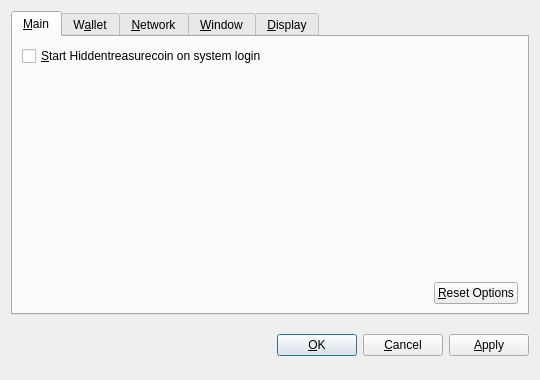
<?xml version="1.0" encoding="UTF-8"?>
<ui version="4.0">
 <class>OptionsDialog</class>
 <widget class="QDialog" name="OptionsDialog">
  <property name="geometry">
   <rect>
    <x>0</x>
    <y>0</y>
    <width>540</width>
    <height>380</height>
   </rect>
  </property>
  <property name="windowTitle">
   <string>Options</string>
  </property>
  <property name="modal">
   <bool>true</bool>
  </property>
  <layout class="QVBoxLayout" name="verticalLayout">
   <item>
    <widget class="QTabWidget" name="tabWidget">
     <property name="tabPosition">
      <enum>QTabWidget::North</enum>
     </property>
     <property name="currentIndex">
      <number>0</number>
     </property>
     <widget class="QWidget" name="tabMain">
      <attribute name="title">
       <string>&amp;Main</string>
      </attribute>
      <layout class="QVBoxLayout" name="verticalLayout_Main">
       <item>
        <widget class="QCheckBox" name="bitcoinAtStartup">
         <property name="toolTip">
          <string>Automatically start Hiddentreasurecoin after logging in to the system.</string>
         </property>
         <property name="text">
          <string>&amp;Start Hiddentreasurecoin on system login</string>
         </property>
        </widget>
       </item>
       <item>
        <spacer name="verticalSpacer_Main">
         <property name="orientation">
          <enum>Qt::Vertical</enum>
         </property>
         <property name="sizeHint" stdset="0">
          <size>
           <width>20</width>
           <height>40</height>
          </size>
         </property>
        </spacer>
       </item>
       <item>
        <layout class="QHBoxLayout" name="horizontalLayout_2_Main">
         <item>
          <spacer name="horizontalSpacer_2_Main">
           <property name="orientation">
            <enum>Qt::Horizontal</enum>
           </property>
           <property name="sizeHint" stdset="0">
            <size>
             <width>40</width>
             <height>20</height>
            </size>
           </property>
          </spacer>
         </item>
         <item>
          <widget class="QPushButton" name="resetButton">
           <property name="toolTip">
            <string>Reset all client options to default.</string>
           </property>
           <property name="text">
            <string>&amp;Reset Options</string>
           </property>
           <property name="autoDefault">
            <bool>false</bool>
           </property>
          </widget>
         </item>
        </layout>
       </item>
      </layout>
     </widget>
     <widget class="QWidget" name="tabWallet">
      <attribute name="title">
       <string>W&amp;allet</string>
      </attribute>
      <layout class="QVBoxLayout" name="verticalLayout_Network">
       <item>
        <widget class="QLabel" name="transactionFeeInfoLabel">
         <property name="text">
          <string>Optional transaction fee per kB that helps make sure your transactions are processed quickly. Most transactions are 1 kB.</string>
         </property>
         <property name="textFormat">
          <enum>Qt::PlainText</enum>
         </property>
         <property name="wordWrap">
          <bool>true</bool>
         </property>
        </widget>
       </item>
       <item>
        <layout class="QHBoxLayout" name="horizontalLayout_1_Main">
         <item>
          <widget class="QLabel" name="transactionFeeLabel">
           <property name="text">
            <string>Pay transaction &amp;fee</string>
           </property>
           <property name="textFormat">
            <enum>Qt::PlainText</enum>
           </property>
           <property name="buddy">
            <cstring>transactionFee</cstring>
           </property>
          </widget>
         </item>
         <item>
          <widget class="BitcoinAmountField" name="transactionFee"/>
         </item>
         <item>
          <spacer name="horizontalSpacer_1_Main">
           <property name="orientation">
            <enum>Qt::Horizontal</enum>
           </property>
           <property name="sizeHint" stdset="0">
            <size>
             <width>40</width>
             <height>20</height>
            </size>
           </property>
          </spacer>
         </item>
        </layout>
       </item>
       <item>
        <widget class="QLabel" name="label">
         <property name="text">
          <string>If you disable the spending of unconfirmed change, the change from a transaction cannot be used until that transaction has at least one confirmation. This also affects how your balance is computed.</string>
         </property>
         <property name="wordWrap">
          <bool>true</bool>
         </property>
        </widget>
       </item>
       <item>
        <widget class="QCheckBox" name="spendZeroConfChange">
         <property name="text">
          <string>Spend unconfirmed change  (experts only)</string>
         </property>
        </widget>
       </item>
       <item>
        <spacer name="verticalSpacer">
         <property name="orientation">
          <enum>Qt::Vertical</enum>
         </property>
         <property name="sizeHint" stdset="0">
          <size>
           <width>20</width>
           <height>40</height>
          </size>
         </property>
        </spacer>
       </item>
      </layout>
     </widget>
     <widget class="QWidget" name="tabNetwork">
      <attribute name="title">
       <string>&amp;Network</string>
      </attribute>
      <layout class="QVBoxLayout" name="verticalLayout_Network">
       <item>
        <widget class="QCheckBox" name="mapPortUpnp">
         <property name="toolTip">
          <string>Automatically open the Hiddentreasurecoin client port on the router. This only works when your router supports UPnP and it is enabled.</string>
         </property>
         <property name="text">
          <string>Map port using &amp;UPnP</string>
         </property>
        </widget>
       </item>
       <item>
        <widget class="QCheckBox" name="connectSocks">
         <property name="toolTip">
          <string>Connect to the Hiddentreasurecoin network through a SOCKS proxy (e.g. when connecting through Tor).</string>
         </property>
         <property name="text">
          <string>&amp;Connect through SOCKS proxy:</string>
         </property>
        </widget>
       </item>
       <item>
        <layout class="QHBoxLayout" name="horizontalLayout_Network">
         <item>
          <widget class="QLabel" name="proxyIpLabel">
           <property name="text">
            <string>Proxy &amp;IP:</string>
           </property>
           <property name="textFormat">
            <enum>Qt::PlainText</enum>
           </property>
           <property name="buddy">
            <cstring>proxyIp</cstring>
           </property>
          </widget>
         </item>
         <item>
          <widget class="QValidatedLineEdit" name="proxyIp">
           <property name="maximumSize">
            <size>
             <width>140</width>
             <height>16777215</height>
            </size>
           </property>
           <property name="toolTip">
            <string>IP address of the proxy (e.g. 127.0.0.1)</string>
           </property>
          </widget>
         </item>
         <item>
          <widget class="QLabel" name="proxyPortLabel">
           <property name="text">
            <string>&amp;Port:</string>
           </property>
           <property name="textFormat">
            <enum>Qt::PlainText</enum>
           </property>
           <property name="buddy">
            <cstring>proxyPort</cstring>
           </property>
          </widget>
         </item>
         <item>
          <widget class="QLineEdit" name="proxyPort">
           <property name="maximumSize">
            <size>
             <width>55</width>
             <height>16777215</height>
            </size>
           </property>
           <property name="toolTip">
            <string>Port of the proxy (e.g. 9050)</string>
           </property>
          </widget>
         </item>
         <item>
          <widget class="QLabel" name="socksVersionLabel">
           <property name="text">
            <string>SOCKS &amp;Version:</string>
           </property>
           <property name="textFormat">
            <enum>Qt::PlainText</enum>
           </property>
           <property name="buddy">
            <cstring>socksVersion</cstring>
           </property>
          </widget>
         </item>
         <item>
          <widget class="QValueComboBox" name="socksVersion">
           <property name="toolTip">
            <string>SOCKS version of the proxy (e.g. 5)</string>
           </property>
          </widget>
         </item>
         <item>
          <spacer name="horizontalSpacer_Network">
           <property name="orientation">
            <enum>Qt::Horizontal</enum>
           </property>
           <property name="sizeHint" stdset="0">
            <size>
             <width>40</width>
             <height>20</height>
            </size>
           </property>
          </spacer>
         </item>
        </layout>
       </item>
       <item>
        <spacer name="verticalSpacer_Network">
         <property name="orientation">
          <enum>Qt::Vertical</enum>
         </property>
         <property name="sizeHint" stdset="0">
          <size>
           <width>20</width>
           <height>40</height>
          </size>
         </property>
        </spacer>
       </item>
      </layout>
     </widget>
     <widget class="QWidget" name="tabWindow">
      <attribute name="title">
       <string>&amp;Window</string>
      </attribute>
      <layout class="QVBoxLayout" name="verticalLayout_Window">
       <item>
        <widget class="QCheckBox" name="minimizeToTray">
         <property name="toolTip">
          <string>Show only a tray icon after minimizing the window.</string>
         </property>
         <property name="text">
          <string>&amp;Minimize to the tray instead of the taskbar</string>
         </property>
        </widget>
       </item>
       <item>
        <widget class="QCheckBox" name="minimizeOnClose">
         <property name="toolTip">
          <string>Minimize instead of exit the application when the window is closed. When this option is enabled, the application will be closed only after selecting Quit in the menu.</string>
         </property>
         <property name="text">
          <string>M&amp;inimize on close</string>
         </property>
        </widget>
       </item>
       <item>
        <spacer name="verticalSpacer_Window">
         <property name="orientation">
          <enum>Qt::Vertical</enum>
         </property>
         <property name="sizeHint" stdset="0">
          <size>
           <width>20</width>
           <height>40</height>
          </size>
         </property>
        </spacer>
       </item>
      </layout>
     </widget>
     <widget class="QWidget" name="tabDisplay">
      <attribute name="title">
       <string>&amp;Display</string>
      </attribute>
      <layout class="QVBoxLayout" name="verticalLayout_Display">
       <item>
        <layout class="QHBoxLayout" name="horizontalLayout_1_Display">
         <item>
          <widget class="QLabel" name="langLabel">
           <property name="text">
            <string>User Interface &amp;language:</string>
           </property>
           <property name="textFormat">
            <enum>Qt::PlainText</enum>
           </property>
           <property name="buddy">
            <cstring>lang</cstring>
           </property>
          </widget>
         </item>
         <item>
          <widget class="QValueComboBox" name="lang">
           <property name="toolTip">
            <string>The user interface language can be set here. This setting will take effect after restarting Hiddentreasurecoin.</string>
           </property>
          </widget>
         </item>
        </layout>
       </item>
       <item>
        <layout class="QHBoxLayout" name="horizontalLayout_2_Display">
         <item>
          <widget class="QLabel" name="unitLabel">
           <property name="text">
            <string>&amp;Unit to show amounts in:</string>
           </property>
           <property name="textFormat">
            <enum>Qt::PlainText</enum>
           </property>
           <property name="buddy">
            <cstring>unit</cstring>
           </property>
          </widget>
         </item>
         <item>
          <widget class="QValueComboBox" name="unit">
           <property name="toolTip">
            <string>Choose the default subdivision unit to show in the interface and when sending coins.</string>
           </property>
          </widget>
         </item>
        </layout>
       </item>
       <item>
        <widget class="QCheckBox" name="displayAddresses">
         <property name="toolTip">
          <string>Whether to show Hiddentreasurecoin addresses in the transaction list or not.</string>
         </property>
         <property name="text">
          <string>&amp;Display addresses in transaction list</string>
         </property>
        </widget>
       </item>
       <item>
        <widget class="QCheckBox" name="coinControlFeatures">
         <property name="toolTip">
          <string>Whether to show coin control features or not.</string>
         </property>
         <property name="text">
          <string>Display coin &amp;control features (experts only!)</string>
         </property>
        </widget>
       </item>
       <item>
        <spacer name="verticalSpacer_Display">
         <property name="orientation">
          <enum>Qt::Vertical</enum>
         </property>
         <property name="sizeHint" stdset="0">
          <size>
           <width>20</width>
           <height>40</height>
          </size>
         </property>
        </spacer>
       </item>
      </layout>
     </widget>
    </widget>
   </item>
   <item>
    <layout class="QHBoxLayout" name="horizontalLayout_Buttons">
     <item>
      <spacer name="horizontalSpacer_1">
       <property name="orientation">
        <enum>Qt::Horizontal</enum>
       </property>
       <property name="sizeHint" stdset="0">
        <size>
         <width>40</width>
         <height>48</height>
        </size>
       </property>
      </spacer>
     </item>
     <item>
      <widget class="QLabel" name="statusLabel">
       <property name="font">
        <font>
         <weight>75</weight>
         <bold>true</bold>
        </font>
       </property>
       <property name="text">
        <string/>
       </property>
       <property name="textFormat">
        <enum>Qt::PlainText</enum>
       </property>
       <property name="wordWrap">
        <bool>true</bool>
       </property>
      </widget>
     </item>
     <item>
      <spacer name="horizontalSpacer_2">
       <property name="orientation">
        <enum>Qt::Horizontal</enum>
       </property>
       <property name="sizeHint" stdset="0">
        <size>
         <width>40</width>
         <height>48</height>
        </size>
       </property>
      </spacer>
     </item>
     <item>
      <widget class="QPushButton" name="okButton">
       <property name="text">
        <string>&amp;OK</string>
       </property>
      </widget>
     </item>
     <item>
      <widget class="QPushButton" name="cancelButton">
       <property name="text">
        <string>&amp;Cancel</string>
       </property>
       <property name="autoDefault">
        <bool>false</bool>
       </property>
      </widget>
     </item>
     <item>
      <widget class="QPushButton" name="applyButton">
       <property name="text">
        <string>&amp;Apply</string>
       </property>
       <property name="autoDefault">
        <bool>false</bool>
       </property>
      </widget>
     </item>
    </layout>
   </item>
  </layout>
 </widget>
 <customwidgets>
  <customwidget>
   <class>BitcoinAmountField</class>
   <extends>QSpinBox</extends>
   <header>bitcoinamountfield.h</header>
  </customwidget>
  <customwidget>
   <class>QValueComboBox</class>
   <extends>QComboBox</extends>
   <header>qvaluecombobox.h</header>
  </customwidget>
  <customwidget>
   <class>QValidatedLineEdit</class>
   <extends>QLineEdit</extends>
   <header>qvalidatedlineedit.h</header>
  </customwidget>
 </customwidgets>
 <resources/>
 <connections/>
</ui>
